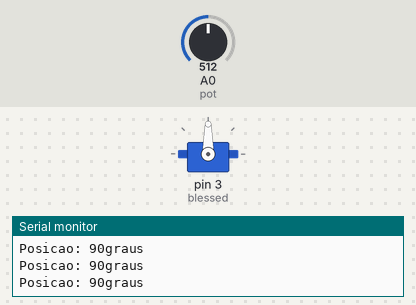
Recording of a sketch running on a simulated Arduino Uno, built with avr-gcc and run on an emulated ATmega328P. On the bench: servo, the last lines printed to the serial monitor. The test bench sets the inputs (shaded band); at power-on: A0 (pot) = 512.

Above: at 1.3 s.
1.4 s: A0 (pot) set to 716
At 2.1 s:
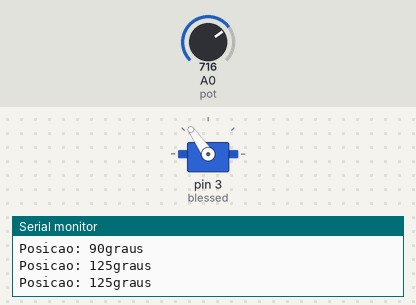
3.0 s: A0 (pot) set to 900
At 4.2 s:
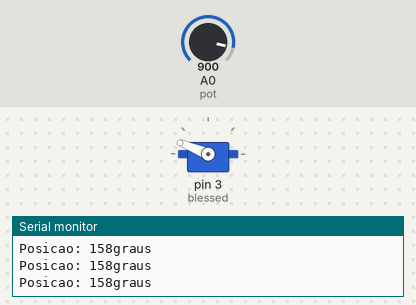
4.5 s: A0 (pot) set to 1023
At 5.6 s:
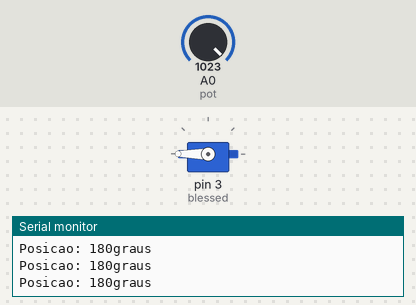
6.0 s: A0 (pot) set to 306
At 6.8 s:
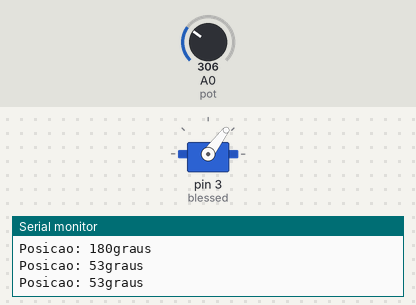
7.5 s: A0 (pot) set to 122
At 8.0 s:
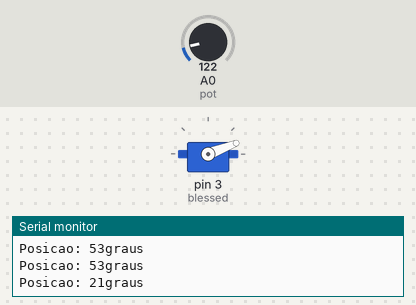
9.0 s: A0 (pot) set to 0
At 10.4 s:
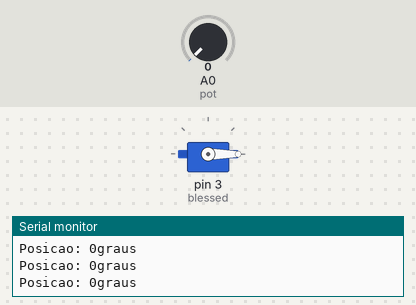
Timing chart, 0 to 11.5 s (numbered marks = the images above; inputs shaded):
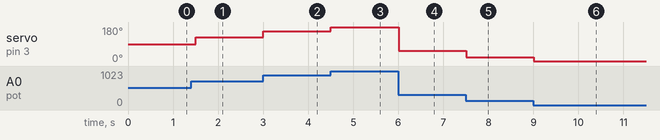

The sketch:

Ajustando_posicao_pot.ino
```cpp
#include <Servo.h>

Servo blessed;
#define pot A0
int valor;
void setup() {
  blessed.attach(3);
  Serial.begin(9600);
}
void loop(){
  valor = map(analogRead(pot),0,1023,0,180);
  Serial.print("Posicao: ");
  Serial.print(valor);
  Serial.println("graus");
  blessed.write(valor);
  delay(500);
}
```

Measured:
- after the input at 1.4 s, servo on pin 3 (blessed): 90° → 125° after 0.10 s
- after the input at 3.0 s, servo on pin 3 (blessed): 125° → 158° at once
- after the input at 4.5 s, servo on pin 3 (blessed): 158° → 180° at once
- after the input at 6.0 s, servo on pin 3 (blessed): 180° → 53° at once
- after the input at 7.5 s, servo on pin 3 (blessed): 53° → 21° at once
- after the input at 9.0 s, servo on pin 3 (blessed): 21° → 0° at once
